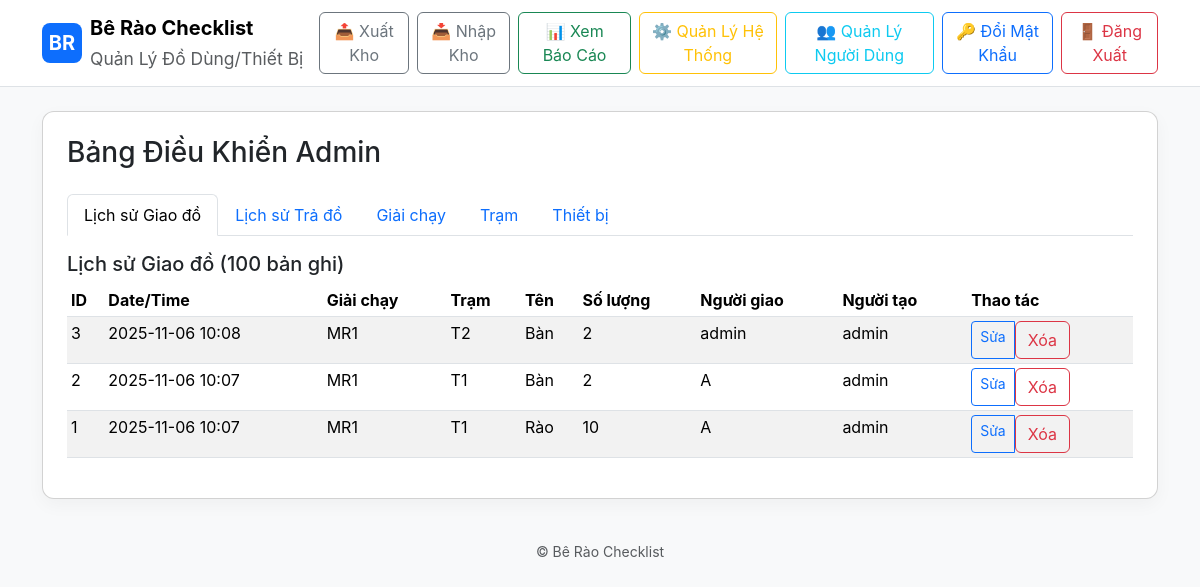
The app's page /admin/dashboard (signed in) with its own data.
### models.py (models this page shows)
class IssueRecord(db.Model):
    id = db.Column(db.Integer, primary_key=True)
    marathon_id = db.Column(db.Integer, db.ForeignKey('marathon.id'), nullable=True)
    station_id = db.Column(db.Integer, db.ForeignKey('station.id'), nullable=True)
    equipment_id = db.Column(db.Integer, db.ForeignKey('equipment.id'), nullable=False)
    person_name = db.Column(db.String(200))
    quantity = db.Column(db.Integer)
    timestamp = db.Column(db.DateTime)
    created_by = db.Column(db.String(100))  # Username of creator

### app.py (the view)
@app.route('/admin/dashboard')
@admin_required
def admin_dashboard():
    user = get_current_user()
    marathons = Marathon.query.order_by(Marathon.name).all()
    stations = Station.query.order_by(Station.name).all()
    equipments = Equipment.query.order_by(Equipment.name).all()
    issue_records = IssueRecord.query.order_by(IssueRecord.timestamp.desc()).limit(100).all()
    return_records = ReturnRecord.query.order_by(ReturnRecord.timestamp.desc()).limit(100).all()
    return render_template('admin_dashboard.html', marathons=marathons, stations=stations, equipments=equipments, issue_records=issue_records, return_records=return_records, user=user)

### app.py (called while the page is built)
def admin_required(f):
    @wraps(f)
    def decorated_function(*args, **kwargs):
        if not session.get('user_id'):
            flash('Vui lòng đăng nhập để truy cập trang này.', 'warning')
            return redirect(url_for('login'))
        user = User.query.get(session['user_id'])
        if not user or user.role != 'admin':
            flash('Bạn không có quyền truy cập trang này.', 'danger')
            return redirect(url_for('index'))
        return f(*args, **kwargs)
    return decorated_function

def get_current_user():
    if session.get('user_id'):
        return User.query.get(session['user_id'])
    return None

### templates/admin_dashboard.html (shortened to what this page needs)
{% extends "base.html" %}
{% block content %}
<div class="card p-4">
  <div class="d-flex justify-content-between align-items-center mb-3">
    <h3>Bảng Điều Khiển Admin</h3>
  </div>
  <ul class="nav nav-tabs mb-3" id="adminTabs" role="tablist">
    <li class="nav-item" role="presentation">
      <button class="nav-link active" id="issue-tab" data-bs-toggle="tab" data-bs-target="#issue-records" type="button">Lịch sử Giao đồ</button>
    </li>
    <li class="nav-item" role="presentation">
      <button class="nav-link" id="return-tab" data-bs-toggle="tab" data-bs-target="#return-records" type="button">Lịch sử Trả đồ</button>
    </li>
    <li class="nav-item" role="presentation">
      <button class="nav-link" id="marathons-tab" data-bs-toggle="tab" data-bs-target="#marathons" type="button">Giải chạy</button>
    </li>
    <li class="nav-item" role="presentation">
      <button class="nav-link" id="stations-tab" data-bs-toggle="tab" data-bs-target="#stations" type="button">Trạm</button>
    </li>
    <li class="nav-item" role="presentation">
      <button class="nav-link" id="equipments-tab" data-bs-toggle="tab" data-bs-target="#equipments-manage" type="button">Thiết bị</button>
    </li>
  </ul>
  <div class="tab-content" id="adminTabsContent">
    <div class="tab-pane fade show active" id="issue-records" role="tabpanel">
      <h5>Lịch sử Giao đồ (100 bản ghi)</h5>
      <div class="table-responsive">
        <table class="table table-sm table-striped">
          <thead>
            <tr>
              <th>ID</th>
              <th>Date/Time</th>
              <th>Giải chạy</th>
              <th>Trạm</th>
              <th>Tên</th>
              <th>Số lượng</th>
              <th>Người giao</th>
              <th>Người tạo</th>
              <th>Thao tác</th>
            </tr>
          </thead>
          <tbody>
            {% for record in issue_records %}
            <tr>
              <td>{{ record.id }}</td>
              <td>{{ record.timestamp.strftime('%Y-%m-%d %H:%M') if record.timestamp else '—' }}</td>
              <td>{{ marathons|selectattr('id', 'equalto', record.marathon_id)|map(attribute='name')|first if record.marathon_id else '—' }}</td>
              <td>{{ stations|selectattr('id', 'equalto', record.station_id)|map(attribute='name')|first if record.station_id else '—' }}</td>
              <td>{{ equipments|selectattr('id', 'equalto', record.equipment_id)|map(attribute='name')|first or '—' }}</td>
              <td>{{ record.quantity }}</td>
              <td>{{ record.person_name }}</td>
              <td>{{ record.created_by or '—' }}</td>
              <td>
                <div class="btn-group btn-group-sm">
                  <a href="{{ url_for('edit_issue_record', record_id=record.id) }}" class="btn btn-outline-primary">Sửa</a>
                  <form method="post" action="{{ url_for('delete_issue_record', record_id=record.id) }}" style="display:inline;" onsubmit="return confirm('Are you sure you want to delete this record?');">
                    <button type="submit" class="btn btn-outline-danger">Xóa</button>
                  </form>
                </div>
              </td>
            </tr>
            {% endfor %}
          </tbody>
        </table>
      </div>
    </div>
  </div>
</div>
{% endblock %}

### templates/base.html (shortened to what this page needs)
<!doctype html>
<html lang="vi">
  <head>
    <link href="https://cdn.jsdelivr.net/npm/bootstrap@5.3.2/dist/css/bootstrap.min.css" rel="stylesheet">
    <link rel="stylesheet" href="{{ url_for('static', filename='style.css') }}">
  </head>
  <body class="bg-light">
    <nav class="navbar navbar-expand-lg navbar-light bg-white border-bottom">
      <div class="container">
        <a class="navbar-brand d-flex align-items-center" href="{{ url_for('index') }}">
          <div class="logo-circle me-2">BR</div>
          <div>
            <div class="fw-bold">Bê Rào Checklist</div>
            <small class="text-muted">Quản Lý Đồ Dùng/Thiết Bị</small>
          </div>
        </a>
        <div class="d-flex gap-2">
          {% if user and user.role == 'storekeeper' or user.role == 'admin' %}
            <a class="btn btn-outline-secondary" href="{{ url_for('store_issue') }}">📤 Xuất Kho</a>
            <a class="btn btn-outline-secondary" href="{{ url_for('store_return') }}">📥 Nhập Kho</a>
          {% else %}
            <a class="btn btn-outline-secondary" href="{{ url_for('issue') }}">📦 Giao Đồ</a>
            <a class="btn btn-outline-secondary" href="{{ url_for('return_equipment') }}">↩️ Trả Đồ</a>
          {% endif %}
          <a class="btn btn-outline-success" href="{{ url_for('report') }}">📊 Xem Báo Cáo</a>
          {% if user and user.role == 'admin' %}
            <a class="btn btn-outline-warning" href="{{ url_for('admin_dashboard') }}">⚙️ Quản Lý Hệ Thống</a>
            <a class="btn btn-outline-info" href="{{ url_for('admin_users') }}">👥 Quản Lý Người Dùng</a>
          {% endif %}
          {% if session.get('user_id') %}
            <a class="btn btn-outline-primary" href="{{ url_for('change_password') }}">🔑 Đổi Mật Khẩu</a>
            <a class="btn btn-outline-danger" href="{{ url_for('logout') }}">🚪 Đăng Xuất</a>
          {% else %}
            <a class="btn btn-outline-dark" href="{{ url_for('login') }}">🔐 Đăng Nhập</a>
          {% endif %}
        </div>
      </div>
    </nav>
    <main class="container py-4">
      {% block content %}{% endblock %}
    </main>
    <footer class="text-center text-muted py-3">
      <small>© Bê Rào Checklist</small>
    </footer>
  </body>
</html>

### static/style.css (style rules this page uses)
.logo-circle { width:40px;height:40px;border-radius:8px;background:#0d6efd;color:white;display:flex;align-items:center;justify-content:center;font-weight:700 }
body { font-family:Inter, system-ui, -apple-system, 'Segoe UI', Roboto, 'Helvetica Neue', Arial }
.card { border-radius:12px;box-shadow:0 6px 18px rgba(10,20,30,0.04) }

### records on screen
IssueRecord: id "3", timestamp "2025-11-06 10:08", marathon_id "MR1", station_id "T2", equipment_id "Bàn", quantity "2", person_name "admin", created_by "admin"
IssueRecord: id "2", timestamp "2025-11-06 10:07", marathon_id "MR1", station_id "T1", equipment_id "Bàn", quantity "2", person_name "A", created_by "admin"
IssueRecord: id "1", timestamp "2025-11-06 10:07", marathon_id "MR1", station_id "T1", equipment_id "Rào", quantity "10", person_name "A", created_by "admin"
